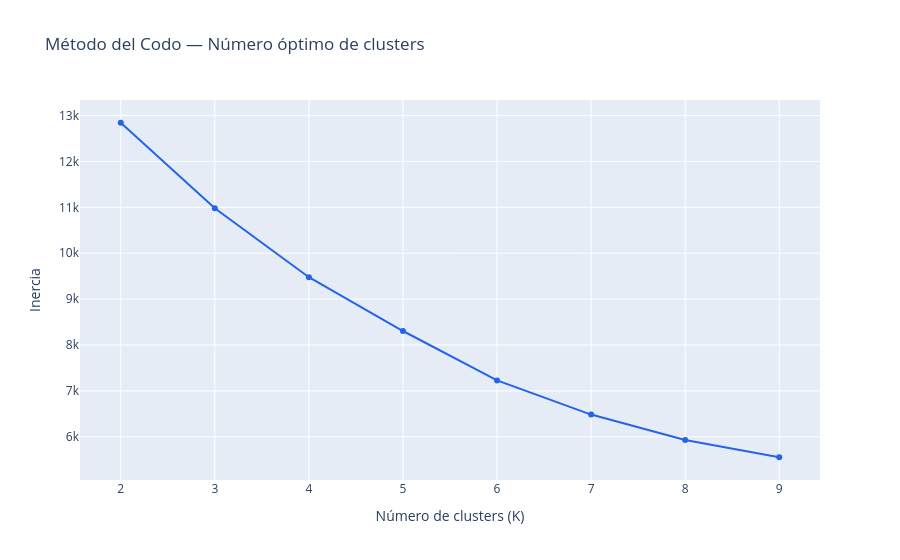

Notebook source saved alongside this figure:
### Code cell
### Celda 12 — Elegir número óptimo de clusters (método del codo)
inercias = []
K = range(2, 10)

for k in K:
    kmeans = KMeans(n_clusters=k, random_state=42, n_init=10)
    kmeans.fit(df_scaled)
    inercias.append(kmeans.inertia_)

fig = px.line(
    x=list(K),
    y=inercias,
    title='Método del Codo — Número óptimo de clusters',
    labels={'x': 'Número de clusters (K)', 'y': 'Inercia'},
    markers=True
)
fig.update_traces(line_color='#2563eb')
fig.show()

### Figure 1 — Plotly figure (JSON) as saved in the notebook; plotly's stock layout.template omitted (floating-point values rounded to 4 significant figures)
{"data": [{"hovertemplate": "Número de clusters (K)=%{x}<br>Inercia=%{y}<extra></extra>", "legendgroup": "", "line": {"color": "#2563eb", "dash": "solid"}, "marker": {"symbol": "circle"}, "mode": "lines+markers", "name": "", "orientation": "v", "showlegend": false, "type": "scatter", "x": [2, 3, 4, 5, 6, 7, 8, 9], "xaxis": "x", "y": [12840.0, 10980.0, 9478.0, 8305.0, 7229.0, 6483.0, 5928.0, 5554.0], "yaxis": "y"}], "layout": {"legend": {"tracegroupgap": 0}, "title": {"text": "Método del Codo — Número óptimo de clusters"}, "xaxis": {"anchor": "y", "domain": [0, 1], "title": {"text": "Número de clusters (K)"}}, "yaxis": {"anchor": "x", "domain": [0, 1], "title": {"text": "Inercia"}}}}
